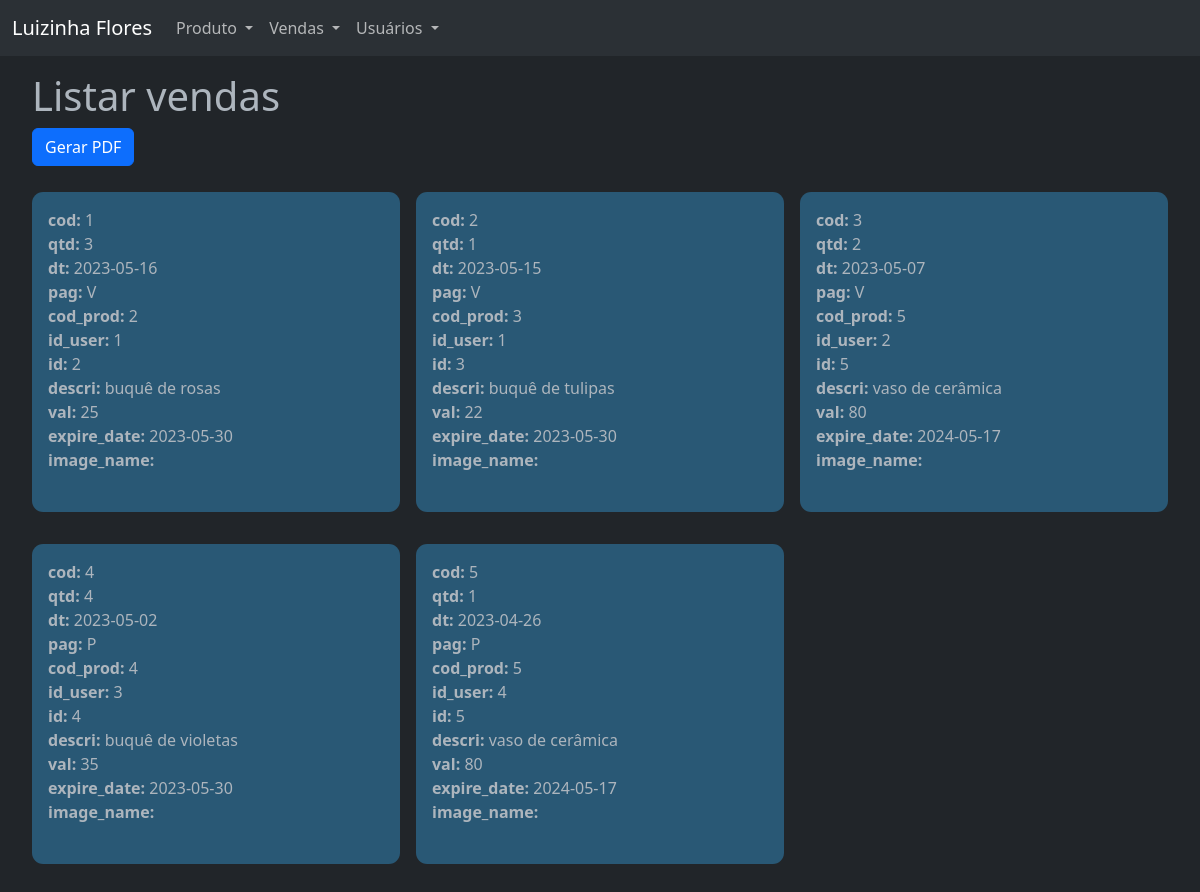
/purchases/list_vendas.php, run on the app's committed database.
### tables this page shows
CREATE TABLE purchase (
	cod INT PRIMARY KEY AUTO_INCREMENT,
  qtd INT,
  dt DATE,
  pag ENUM("V", "P"),
  cod_prod INT,
  id_user INT,
  FOREIGN KEY(id_user) REFERENCES user(id),
  FOREIGN KEY(cod_prod) REFERENCES product(id)
);

CREATE TABLE product (
  id INT PRIMARY KEY AUTO_INCREMENT,
  descri VARCHAR(100),
  val FLOAT,
  expire_date DATE,
  image_name VARCHAR(40),
  image BLOB
);

### purchases/classes.php (called while the page is built, shortened)
<?php
class Order
{
    public function list()
    {
        include_once '../connection.php';
        try {
            $comando = $conn->prepare("SELECT * FROM purchase LEFT JOIN product ON purchase.cod_prod=product.id");
            $comando->execute();
            return $comando->fetchAll(PDO::FETCH_ASSOC);
        } catch (PDOException $erro) {
            return "Erro ao listar os dados" . $erro->getMessage();
        }
    }
}

### purchases/list_vendas.php (the view, shortened to what this page needs)
<?php
include 'classes.php';
?>
<!DOCTYPE html>
<html lang="en">
<head>
    <?php include "../head.php" ?>
</head>
<body data-bs-theme="dark">
    <?php include "../navbar.php" ?>
    <main>
        <h1>Listar vendas</h1>
        <form action="list_pagto.php" method="get">
            <button type="submit" value="submit" name="search_pdf" class="btn btn-primary" style="margin-bottom: 10px;">Gerar PDF</button>
        </form>
        <section class="grid">
            <?php
            foreach ((new Order())->list() as $order) {
            ?>
                <p class="listing">
                    <?php foreach ($order as $key => $value) { ?>
                        <?php if ($key == "image") { ?>
                        <?php continue;
                        } ?>
                        <b><?php echo $key ?>:</b> <?php echo $value ?><br>
                    <?php } ?>
                </p>
            <?php } ?>
        </section>
    </main>
</body>
</html>

### css/global.css (style rules this page uses)
main { padding: 1rem 2rem; }
.grid { margin-top: 1rem; display: grid; grid-template-columns: repeat(3, 1fr); gap: 1rem; }
.listing { background-color: hsl(203, 48%, 31%); padding: 1rem; border-radius: 0.7rem; font-family: Segoe UI, sans-serif; }

### data on the page
purchase: key "cod", cod "1", key "qtd", qtd "3", key "dt", dt "2023-05-16", key "pag", pag "V", key "cod_prod", cod_prod "2", key "id_user", id_user "1", key "id", key "descri", cod_prod.descri "buquê de rosas", key "val", cod_prod.val "25", key "expire_date", cod_prod.expire_date "2023-05-30", key "image_name"
purchase: key "cod", cod "2", key "qtd", qtd "1", key "dt", dt "2023-05-15", key "pag", pag "V", key "cod_prod", cod_prod "3", key "id_user", id_user "1", key "id", key "descri", cod_prod.descri "buquê de tulipas", key "val", cod_prod.val "22", key "expire_date", cod_prod.expire_date "2023-05-30", key "image_name"
purchase: key "cod", cod "3", key "qtd", qtd "2", key "dt", dt "2023-05-07", key "pag", pag "V", key "cod_prod", cod_prod "5", key "id_user", id_user "2", key "id", key "descri", cod_prod.descri "vaso de cerâmica", key "val", cod_prod.val "80", key "expire_date", cod_prod.expire_date "2024-05-17", key "image_name"
purchase: key "cod", cod "4", key "qtd", qtd "4", key "dt", dt "2023-05-02", key "pag", pag "P", key "cod_prod", cod_prod "4", key "id_user", id_user "3", key "id", key "descri", cod_prod.descri "buquê de violetas", key "val", cod_prod.val "35", key "expire_date", cod_prod.expire_date "2023-05-30", key "image_name"
purchase: key "cod", cod "5", key "qtd", qtd "1", key "dt", dt "2023-04-26", key "pag", pag "P", key "cod_prod", cod_prod "5", key "id_user", id_user "4", key "id", key "descri", cod_prod.descri "vaso de cerâmica", key "val", cod_prod.val "80", key "expire_date", cod_prod.expire_date "2024-05-17", key "image_name"
